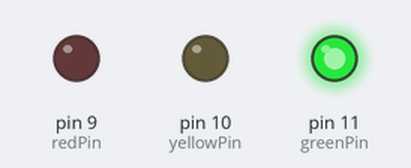
The sketch below on a simulated Arduino Uno, built with avr-gcc and run on an emulated ATmega328P. On the bench: output pins drawn as LEDs (lit = HIGH).

Above: at 2.5 s.
At 6.0 s:
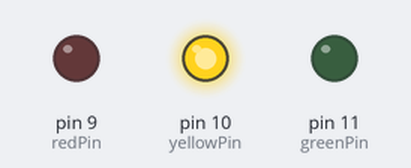
At 9.5 s:
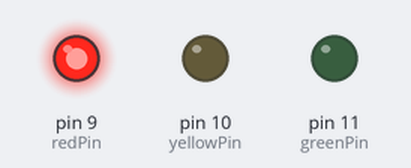
Timing chart, 0 to 15.6 s (numbered marks = the images above):
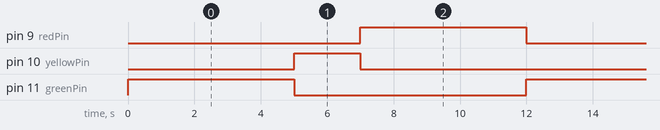

The sketch:

sketch.ino
```cpp
const int redPin = 9;    // Red LED
const int yellowPin = 10; // Yellow LED
const int greenPin = 11;  // Green LED

void setup() {
  pinMode(redPin, OUTPUT);
  pinMode(yellowPin, OUTPUT);
  pinMode(greenPin, OUTPUT);
}

void loop() {
  digitalWrite(greenPin, HIGH);   // Green light ON
  delay(5000);                    // Wait 5 seconds
  digitalWrite(greenPin, LOW);

  digitalWrite(yellowPin, HIGH);  // Yellow light ON
  delay(2000);                    // Wait 2 seconds
  digitalWrite(yellowPin, LOW);

  digitalWrite(redPin, HIGH);     // Red light ON
  delay(5000);                    // Wait 5 seconds
  digitalWrite(redPin, LOW);
}
```

Measured:
- by itself, pin 9 (redPin), pin 11 (greenPin): alternates HIGH for 5.0 s and LOW for 7.0 s
- by itself, pin 10 (yellowPin): alternates HIGH for 2.0 s and LOW for 10.0 s
- by itself, everything shown: repeats every 12.0 s, in 4 steps
